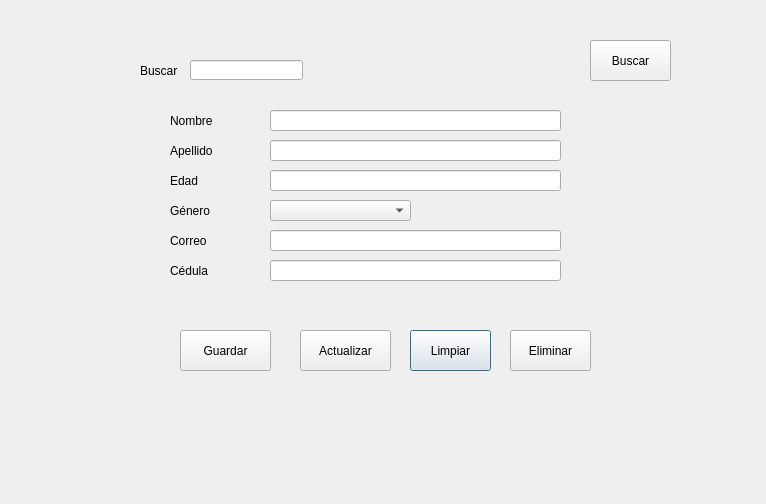
<?xml version="1.0" encoding="UTF-8"?>
<ui version="4.0">
 <class>btn_buscar</class>
 <widget class="QDialog" name="btn_buscar">
  <property name="geometry">
   <rect>
    <x>0</x>
    <y>0</y>
    <width>766</width>
    <height>504</height>
   </rect>
  </property>
  <property name="windowTitle">
   <string>Dialog</string>
  </property>
  <widget class="QLineEdit" name="txt_nombre">
   <property name="geometry">
    <rect>
     <x>270</x>
     <y>110</y>
     <width>291</width>
     <height>21</height>
    </rect>
   </property>
  </widget>
  <widget class="QPushButton" name="btn_limpiar">
   <property name="geometry">
    <rect>
     <x>410</x>
     <y>330</y>
     <width>81</width>
     <height>41</height>
    </rect>
   </property>
   <property name="text">
    <string>Limpiar</string>
   </property>
  </widget>
  <widget class="QPushButton" name="btn_guardar">
   <property name="geometry">
    <rect>
     <x>180</x>
     <y>330</y>
     <width>91</width>
     <height>41</height>
    </rect>
   </property>
   <property name="text">
    <string>Guardar</string>
   </property>
  </widget>
  <widget class="QPushButton" name="btn_actualizar">
   <property name="geometry">
    <rect>
     <x>300</x>
     <y>330</y>
     <width>91</width>
     <height>41</height>
    </rect>
   </property>
   <property name="text">
    <string>Actualizar</string>
   </property>
  </widget>
  <widget class="QLineEdit" name="txt_apellido">
   <property name="geometry">
    <rect>
     <x>270</x>
     <y>140</y>
     <width>291</width>
     <height>21</height>
    </rect>
   </property>
  </widget>
  <widget class="QLineEdit" name="txt_edad">
   <property name="geometry">
    <rect>
     <x>270</x>
     <y>170</y>
     <width>291</width>
     <height>21</height>
    </rect>
   </property>
  </widget>
  <widget class="QLineEdit" name="txt_correo">
   <property name="geometry">
    <rect>
     <x>270</x>
     <y>230</y>
     <width>291</width>
     <height>21</height>
    </rect>
   </property>
  </widget>
  <widget class="QLineEdit" name="txt_cedula">
   <property name="geometry">
    <rect>
     <x>270</x>
     <y>260</y>
     <width>291</width>
     <height>21</height>
    </rect>
   </property>
  </widget>
  <widget class="QLabel" name="label">
   <property name="geometry">
    <rect>
     <x>170</x>
     <y>90</y>
     <width>61</width>
     <height>61</height>
    </rect>
   </property>
   <property name="text">
    <string>Nombre</string>
   </property>
  </widget>
  <widget class="QLabel" name="label_2">
   <property name="geometry">
    <rect>
     <x>170</x>
     <y>120</y>
     <width>61</width>
     <height>61</height>
    </rect>
   </property>
   <property name="text">
    <string>Apellido</string>
   </property>
  </widget>
  <widget class="QLabel" name="label_3">
   <property name="geometry">
    <rect>
     <x>170</x>
     <y>150</y>
     <width>101</width>
     <height>61</height>
    </rect>
   </property>
   <property name="text">
    <string>Edad</string>
   </property>
  </widget>
  <widget class="QLabel" name="label_4">
   <property name="geometry">
    <rect>
     <x>170</x>
     <y>180</y>
     <width>61</width>
     <height>61</height>
    </rect>
   </property>
   <property name="text">
    <string>Género</string>
   </property>
  </widget>
  <widget class="QLabel" name="label_5">
   <property name="geometry">
    <rect>
     <x>170</x>
     <y>240</y>
     <width>61</width>
     <height>61</height>
    </rect>
   </property>
   <property name="text">
    <string>Cédula</string>
   </property>
  </widget>
  <widget class="QLabel" name="label_6">
   <property name="geometry">
    <rect>
     <x>170</x>
     <y>210</y>
     <width>61</width>
     <height>61</height>
    </rect>
   </property>
   <property name="text">
    <string>Correo</string>
   </property>
  </widget>
  <widget class="QComboBox" name="btn_genero">
   <property name="geometry">
    <rect>
     <x>270</x>
     <y>200</y>
     <width>141</width>
     <height>21</height>
    </rect>
   </property>
   <item>
    <property name="text">
     <string> </string>
    </property>
   </item>
   <item>
    <property name="text">
     <string>Masculino</string>
    </property>
   </item>
   <item>
    <property name="text">
     <string>Femenino</string>
    </property>
   </item>
  </widget>
  <widget class="QLabel" name="label_7">
   <property name="geometry">
    <rect>
     <x>140</x>
     <y>60</y>
     <width>61</width>
     <height>21</height>
    </rect>
   </property>
   <property name="text">
    <string>Buscar</string>
   </property>
  </widget>
  <widget class="QLineEdit" name="txt_buscar">
   <property name="geometry">
    <rect>
     <x>190</x>
     <y>60</y>
     <width>113</width>
     <height>20</height>
    </rect>
   </property>
  </widget>
  <widget class="QPushButton" name="btn_buscar_">
   <property name="geometry">
    <rect>
     <x>590</x>
     <y>40</y>
     <width>81</width>
     <height>41</height>
    </rect>
   </property>
   <property name="text">
    <string>Buscar</string>
   </property>
  </widget>
  <widget class="QPushButton" name="btn_eliminar">
   <property name="geometry">
    <rect>
     <x>510</x>
     <y>330</y>
     <width>81</width>
     <height>41</height>
    </rect>
   </property>
   <property name="text">
    <string>Eliminar</string>
   </property>
  </widget>
 </widget>
 <resources/>
 <connections/>
</ui>
